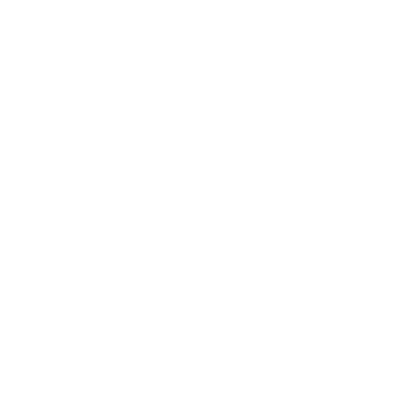
Frame 1 (no input)
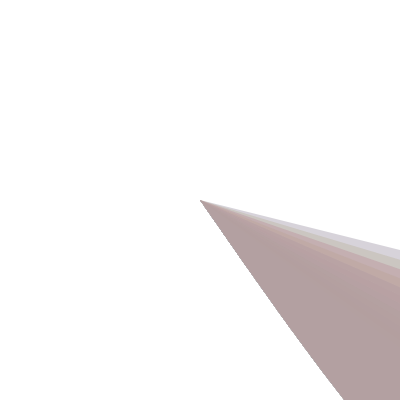
Frame 60 (no input)
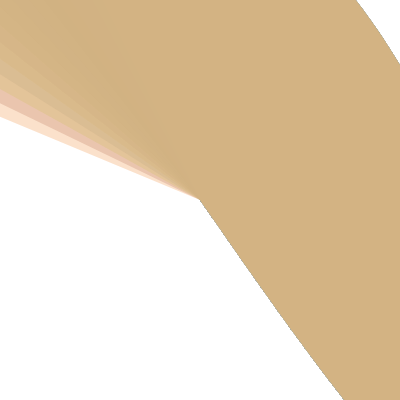
Frame 120 (the mouse pressed at the canvas centre since frame 60)

The p5.js sketch that drew these frames (run headless with seeded random() and noise() and a simulated clock; from frame 60 on, the mouse is pressed at the canvas centre):

// p5.js sketch
// ── sketch.js
var waveLengthOne = 125.0;
var waveLengthTwo = 180.0;
var pointCount = 0;
var angle = 0.0;
var particle; 

function Particle (posX, posY, col, bright) {
  this.posX = posX;
  this.posY = posY;
  this.width = random(100);
  this.height = random(100);
  this.col = col; 
  this.bright = brightness; 
}

Particle.prototype = {
     
  draw: function() { 
  noStroke();
fill(red(this.col),green(this.col),blue(this.col), 100);
  for (var i = 0; i < 10; i++) {
  ellipse (this.posX + random(-75,75), this.posY + random(-75,75), this.width, this.height); }
}
};var amplitude = 325;


function setup(){
  createCanvas(400,400);
}
function draw(){
  if(pointCount > 50000){
    noLoop();
  }
  noFill();
  particle = new Particle (x, y, color(random(100,255), random(100,255), random(100,255))); 
particle.draw(); 
  translate(width/2, height/2);
beginShape();
  for(var i=0; i < pointCount; i++){
  angle = i / waveLengthOne * TWO_PI;
  var y = sin(angle)* amplitude;
  
  angle = i / waveLengthTwo * TWO_PI;
  var x = sin(angle)* amplitude;
  vertex(x,y); 
  }
endShape();
pointCount++;

}
